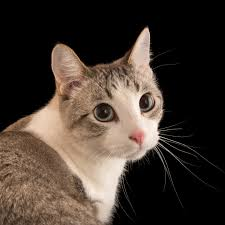
#> input picture Photos/1.jpeg, 225 x 225 px
$ python functions.py
#> lines starting #> are read from the running program, lines starting #| are printed output that depends on the picture; after the words box and inside, x2 and y2 are one past the last pixel; in counts of white or black regions, pixels touching at a corner belong together
import cv2 as cv

img = cv.imread('Photos/1.jpeg')
#> img is the input picture: shape (225, 225, 3); mean B, G, R 48.5, 56.9, 68.2

#converting an image to grayscale
gray=cv.cvtColor(img, cv.COLOR_BGR2GRAY)
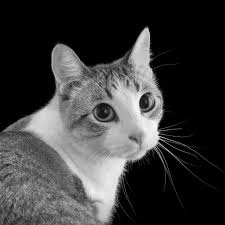
#> gray: shape (225, 225); min 0, max 251, mean 59.4

#blurring an image
blur = cv.GaussianBlur(img, (3,3), cv.BORDER_DEFAULT)
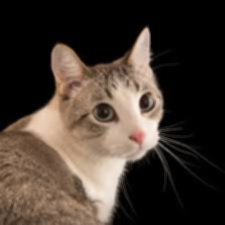
#> blur: shape (225, 225, 3); mean B, G, R 48.5, 56.9, 68.2

#edge cascade
canny = cv.Canny(img, 125, 175)
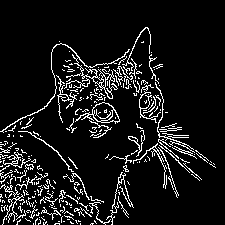
#> canny: shape (225, 225); 9.1% white in thin lines or dots, all inside (x1, y1, x2, y2) = (0, 27, 216, 225)

#dilating the image
#structuring element, kernel size, iterations
dilated= cv.dilate(canny, (3,3), iterations=1)
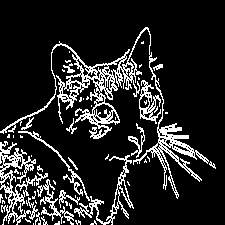
#> dilated: shape (225, 225); 14.7% white in thin lines or dots, all inside (x1, y1, x2, y2) = (0, 27, 216, 225)

#eroding
#sme params and get back same cascading
eroded= cv.erode(dilated, (3,3), iterations=1)
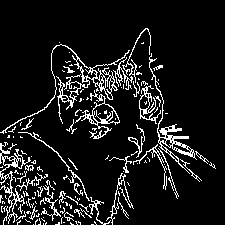
#> eroded: shape (225, 225); 10.2% white in thin lines or dots, all inside (x1, y1, x2, y2) = (0, 28, 216, 225)

#resize
#source and output size
#default interpolation= interarea for making it smaller and inter_cubic is for enlarging
resized= cv.resize(img, (500,500))
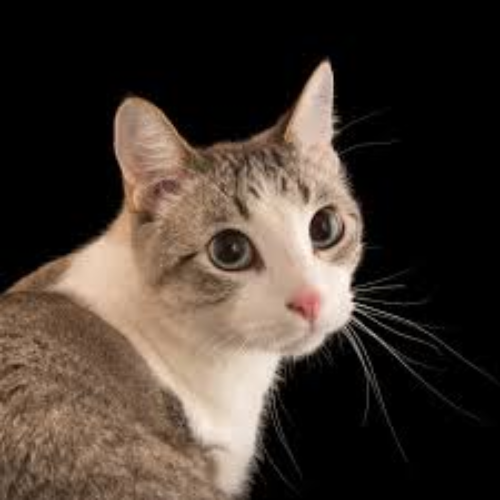
#> resized: shape (500, 500, 3); mean B, G, R 48.5, 56.9, 68.2

#cropping
cropped = img[50:200, 200:400]
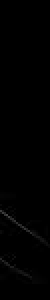
#> cropped: shape (150, 25, 3) (shown 2 times larger); min 0, max 66, mean 0.8
cv.imshow('cropped', cropped)

cv.waitKey(0)

$ run again, with Photos/2.jpeg copied over Photos/1.jpeg
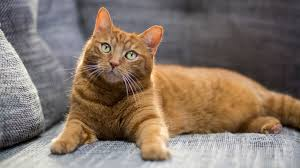
#> input picture Photos/2.jpeg, 300 x 168 px
#> img is the input picture: shape (168, 300, 3); mean B, G, R 104.1, 116.1, 132
#> `canny = cv.Canny(img, 125, 175)`:
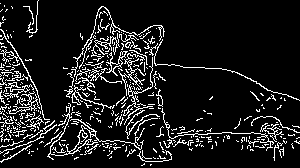
#> canny: shape (168, 300); 11.2% white in thin lines or dots
#> dilated: shape (168, 300); 18.4% white in thin lines or dots
#> eroded: shape (168, 300); 12.5% white in thin lines or dots
#> `cropped = img[50:200, 200:400]`:
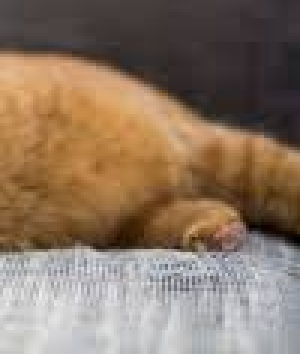
#> cropped: shape (118, 100, 3) (shown 3 times larger); mean B, G, R 99.7, 118, 138.6

$ run again, with Photos/3.jpeg copied over Photos/1.jpeg
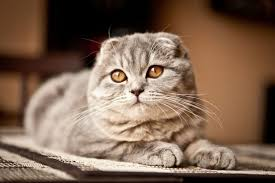
#> input picture Photos/3.jpeg, 275 x 183 px
#> img is the input picture: shape (183, 275, 3); mean B, G, R 82, 100.5, 125.8
#> `canny = cv.Canny(img, 125, 175)`:
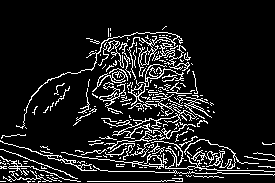
#> canny: shape (183, 275); 11.5% white in thin lines or dots, all inside (x1, y1, x2, y2) = (0, 26, 275, 183)
#> eroded: shape (183, 275); 13.1% white in thin lines or dots, all inside (x1, y1, x2, y2) = (0, 27, 275, 183)
#> `cropped = img[50:200, 200:400]`:
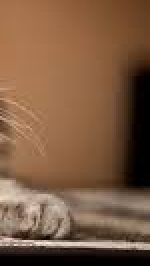
#> cropped: shape (133, 75, 3) (shown 2 times larger); mean B, G, R 65.9, 90.9, 124.3

$ run again, with Photos/4.jpeg copied over Photos/1.jpeg
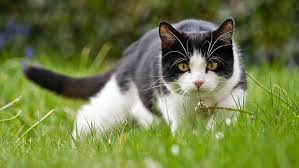
#> input picture Photos/4.jpeg, 299 x 168 px
#> img is the input picture: shape (168, 299, 3); mean B, G, R 68.4, 123.9, 111.7
#> canny: shape (168, 299); 11.1% white in thin lines or dots
#> dilated: shape (168, 299); 17.2% white in thin lines or dots
#> eroded: shape (168, 299); 12.1% white in thin lines or dots
#> `cropped = img[50:200, 200:400]`:
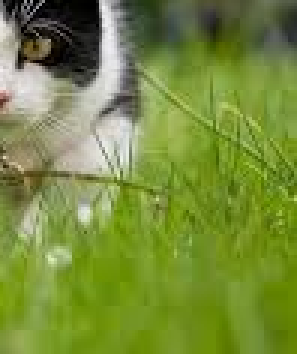
#> cropped: shape (118, 99, 3) (shown 3 times larger); mean B, G, R 61.2, 139.5, 119.3
